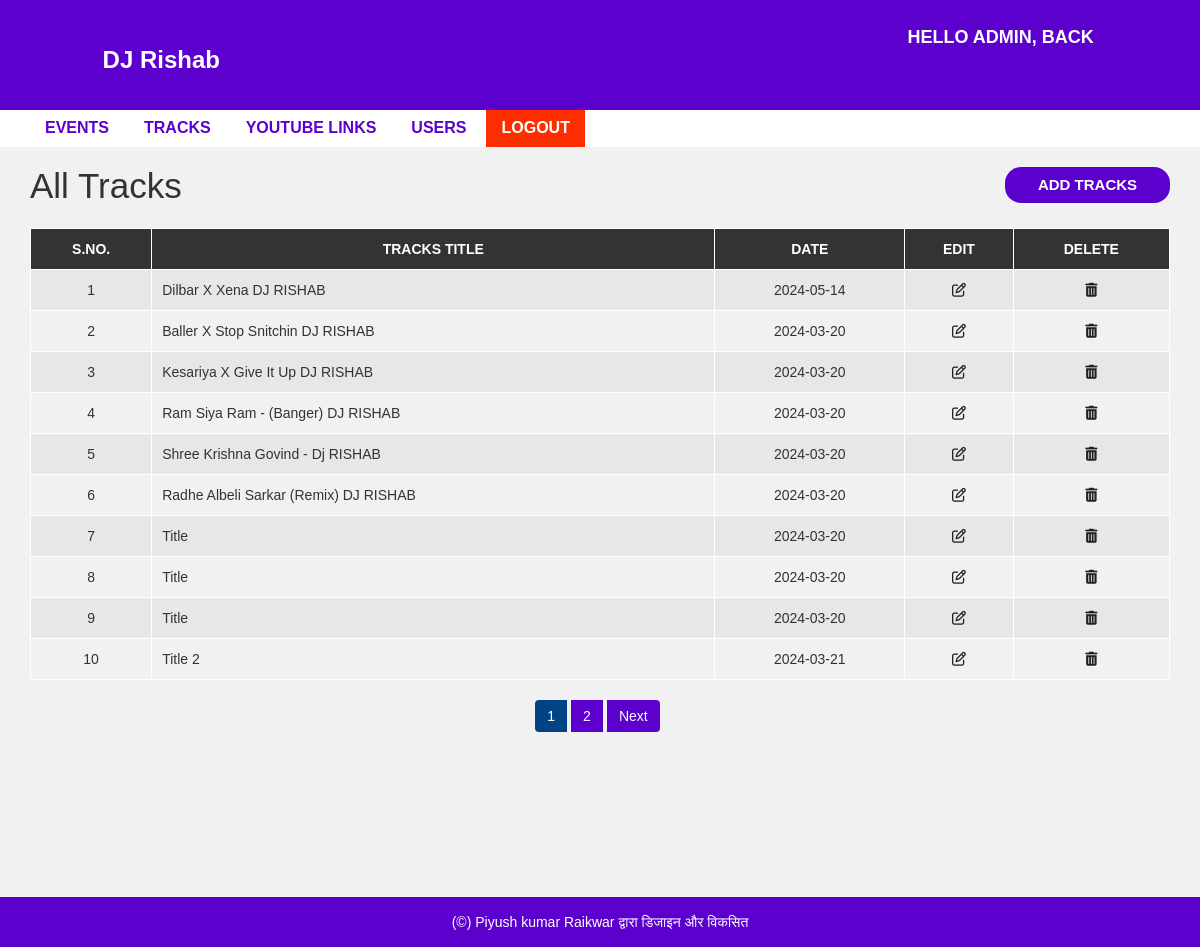
The app's page /admin/tracks-read.php (signed in) with its own data.
### tables this page shows
CREATE TABLE `tracks` (
  `aid` int(11) NOT NULL,
  `atitle` varchar(255) NOT NULL,
  `adate` varchar(255) NOT NULL,
  `link` text NOT NULL,
  `userId` varchar(255) NOT NULL,
  `active_record` varchar(255) NOT NULL DEFAULT 'Yes'
);

### admin/config.php (called while the page is built, shortened)
<?php
$hostname = "http://localhost/shreebalajigurukul";

### admin/tracks-read.php (the view, shortened to what this page needs)
<?php include "header.php";
include("config.php");
?>
<div id="admin-content">
    <div class="container">
        <div class="row">
            <div class="col-md-10 mb-2">
                <h5 class="admin-heading">All Tracks</h5>
            </div>
            <div class="col-md-2">
                <a class="add-new" href="tracks-insert.php" style="border-radius:16px; margin-bottom:25px">Add Tracks</a>
            </div>
            <div class="col-md-12" style="overflow:scroll">
                <table class="content-table">
                    <thead>
                        <th>S.No.</th>
                        <th>Tracks Title</th>
                        <th>Date</th>
                        <th>Edit</th>
                        <th>Delete</th>
                    </thead>
                    <tbody>
                        <?php
                        include("config.php");
                        if (isset($_GET['page_num_index'])) {
                            $page_num_index_by_addbar = $_GET['page_num_index'];
                        } else {
                            $page_num_index_by_addbar = 1;
                        }
                        $record_limit = 10;
                        $offset = ($page_num_index_by_addbar - 1) * $record_limit;
                        $sql_show_user = "SELECT * FROM tracks WHERE active_record = 'Yes' ORDER BY aid DESC LIMIT {$offset},{$record_limit}";
                        $result_sql_show_user = mysqli_query($conn, $sql_show_user) or die("Query Failed!!");
                        if (mysqli_num_rows($result_sql_show_user) > 0) {
                            $serial_num = $offset + 1;
                            while ($row = mysqli_fetch_assoc($result_sql_show_user)) {
                        ?>
                                <tr>
                                    <td class='id'>
                                        <?php echo ($serial_num); ?>
                                    </td>
                                    <td>
                                        <?php echo ($row['atitle']) ?>
                                    </td>
                                    <td>
                                        <?php echo ($row['adate']) ?>
                                    </td>
                                    <td class='edit'><a href='tracks-update.php?id=<?php echo ($row["aid"]) ?>'><i class='fa fa-edit'></i></a></td>
                                    <td class='delete'><a href='tracks-delete.php?id=<?php echo ($row["aid"]) ?>'><i class='fa fa-trash'></i></a></td>
                                </tr>
                        <?php $serial_num++;
                            }
                        } ?>
                    </tbody>
                </table>
                <?php
                $sql_user_show_by_page = "SELECT * FROM tracks WHERE active_record = 'Yes'";
                $result_sql_user_show_by_page = mysqli_query($conn, $sql_user_show_by_page) or die("Query Die --> sql_user_show_by_page");
                if (mysqli_num_rows($result_sql_user_show_by_page) > 0) {
                    $total_user_record = mysqli_num_rows($result_sql_user_show_by_page);
                    $total_page = ceil($total_user_record / $record_limit);
                    echo ("<ul class='pagination admin-pagination'>");
                    for ($i = 1; $i <= $total_page; $i++) {
                        if ($page_num_index_by_addbar == $i) {
                            $active_page = "active";
                        } else {
                            $active_page = "";
                        }
                        echo ("<li class=$active_page><a href='tracks-read.php?page_num_index=$i'>$i</a></li>");
                    }
                    if ($page_num_index_by_addbar < $total_page) {
                        echo ("<li><a href='tracks-read.php?page_num_index=" . ($page_num_index_by_addbar + 1) . "'>Next</a></li>");
                    }
                    echo ("</ul>");
                }
                ?>
            </div>
        </div>
    </div>
</div>
<?php include "footer.php"; ?>

### admin/header.php (shortened to what this page needs)
<?php
include("config.php");
?>
<!DOCTYPE html>
<html lang="en">
<head>
    <link rel="stylesheet" href="https://cdnjs.cloudflare.com/ajax/libs/font-awesome/6.4.0/css/all.min.css">
    <link rel="stylesheet" href="../css/bootstrap.minDJ.css" />
    <link rel="stylesheet" href="../css/font-awesome.css">
    <link rel="stylesheet" href="../css/adminstyle_centerDJ.css">
</head>
<body>
    <div id="header-admin">
        <div class="container">
            <div class="row logo_cover">
                <div class="col-md-3 logo_cover">
                    <h3 class="heading text-center" style="font-weight:700; background:#5C00CE; padding:12px 24px; border-radius:8px; color:#fff;">DJ Rishab</h3>
                </div>
                <div class="col-md-offset-6  col-md-3">
                    <a href="<?php echo $hostname; ?>" class="admin-logout">Hello
                        <?php echo $_SESSION['username']; ?>,
                        back
                    </a>
                </div>
            </div>
        </div>
    </div>
    <div id="admin-menubar">
        <div class="container">
            <div class="row">
                <div class="col-md-12">
                    <ul class="admin-menu">
                        <li>
                            <a href="post-read.php">Events</a>
                        </li>
                        <?php
                        if ($_SESSION['user_role'] == 1) {
                        ?>
                            <li>
                                <a href="tracks-read.php">Tracks</a>
                            </li>
                            <li>
                                <a href="youtube-read.php">Youtube Links</a>
                            </li>
                            <li>
                                <a href="users.php">Users</a>
                            </li>
                        <?php
                        }
                        ?>
                        <li>
                            <a href="logout.php" style='background:#ff2e00; color:#fff;'>Logout</a>
                        </li>
                    </ul>
                </div>
            </div>
        </div>
    </div>

### admin/footer.php
<div id="footer">
    <div class="container">
        <div class="row">
            <div class="col-md-12">
                               <a href="https://piyushkumar.infinityfreeapp.com">(©) Piyush kumar Raikwar द्वारा डिजाइन और विकसित</a>
            </div>
        </div>
    </div>
</div>
</body>
</html>

### css/adminstyle_centerDJ.css (style rules this page uses)
body { background: #f1f1f1; font-family: sans-serif,arial,Helvetica; }
a, a:hover, a:focus { text-decoration: none; outline: none; }
ul { margin:0; padding:0; list-style:none; }
#header-admin { background-color: #5C00CE; padding: 15px 0; }
#header-admin .admin-logout { margin: 10px 0; color: #fff; font-size: 18px; font-weight: 600; text-transform: uppercase; display: inline-block; }
#admin-menubar { background-color: #fff; }
#admin-menubar .admin-menu { font-size: 0; }
#admin-menubar .admin-menu li { display: inline-block; margin: 0 5px 0 0; }
#admin-menubar .admin-menu li a { color: #5C00CE; font-size: 16px; font-weight: 600; text-transform: uppercase; padding: 7px 15px; display: block; transition: all 0.3s; }
#admin-content { padding: 20px 0; min-height: 750px; }
#admin-content .admin-heading { font-size: 35px; margin: 0 0 15px; }
#admin-content .add-new { color: #fff; background-color: #5C00CE; font-size: 15px; font-weight: 600; text-align: center; text-transform: uppercase; padding: 7px 10px; display: block; transition: all 0.3s; }
#admin-content .content-table { border: 1px solid #000; width: 100%; margin: 0 0 20px; }
#admin-content .content-table thead { color: #fff; background-color: #333; }
#admin-content .content-table th { padding: 10px; border: 1px solid #fff; font-weight: 600; text-align: center; text-transform: uppercase; }
#admin-content .content-table tbody { color: #333; }
#admin-content .content-table tbody tr { background-color: #e7e7e7; }
#admin-content .content-table tbody tr:nth-child(even) { background-color: transparent; }
#admin-content .content-table tbody td { padding: 10px; border: 1px solid #fff; text-align: center; }
#admin-content .content-table tbody td:nth-child(2) { text-align: left; }
#admin-content .admin-pagination { margin: 0; }
#admin-content .admin-pagination li a { display: block; }
.id, .edit, .delete { text-align:center; }
.pagination { display: block; text-align: center; margin: 0; }
.pagination li { display:inline-block; margin: 0 5px 0 0; }
.pagination li a { border: none; background: #5C00CE; color: #fff; }
.pagination li a:hover, .pagination li.active a, .pagination > li > a:focus { color:#fff; background:#024384; cursor: pointer; }
i.fa { color:#222; }
#footer { color: #fff; padding:15px 0; text-align:center; background-color:#5C00CE; }
#footer a { color:#fff; }

### records on screen
tracks: atitle "Dilbar X Xena DJ RISHAB", adate "2024-05-14"
tracks: atitle "Baller X Stop Snitchin DJ RISHAB", adate "2024-03-20"
tracks: atitle "Kesariya X Give It Up DJ RISHAB", adate "2024-03-20"
tracks: atitle "Ram Siya Ram - (Banger) DJ RISHAB", adate "2024-03-20"
tracks: atitle "Shree Krishna Govind - Dj RISHAB", adate "2024-03-20"
tracks: atitle "Radhe Albeli Sarkar (Remix) DJ RISHAB", adate "2024-03-20"
tracks: atitle "Title", adate "2024-03-20"
tracks: atitle "Title", adate "2024-03-20"
tracks: atitle "Title", adate "2024-03-20"
tracks: atitle "Title 2", adate "2024-03-21"

### other values on screen
$_SESSION['username'] "ADMIN"
